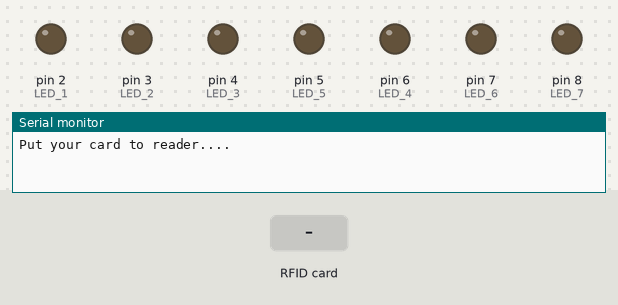
This sketch was run on a simulated Arduino Uno, built with avr-gcc and run on an emulated ATmega328P. Shown: output pins drawn as LEDs (lit = HIGH), the last lines printed to the serial monitor. The test bench sets the inputs (shaded band). Pins used as bus, display or sensor lines are not drawn.

Above: at 1.2 s.
1.3 s: RFID card 63 CB 54 18 held to the reader
At 2.1 s:
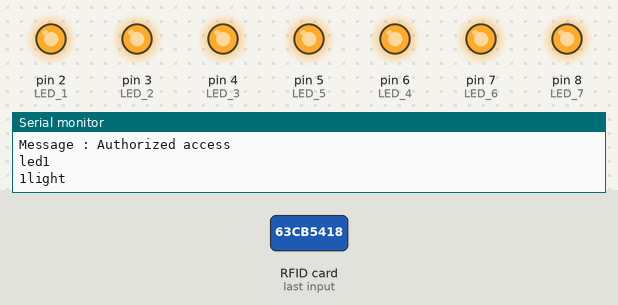
3.3 s: RFID card F3 52 91 18 held to the reader
At 5.0 s:
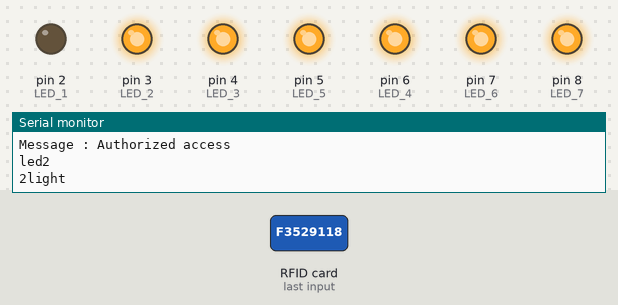
5.8 s: RFID card E3 9A 5B 18 held to the reader
At 7.9 s:
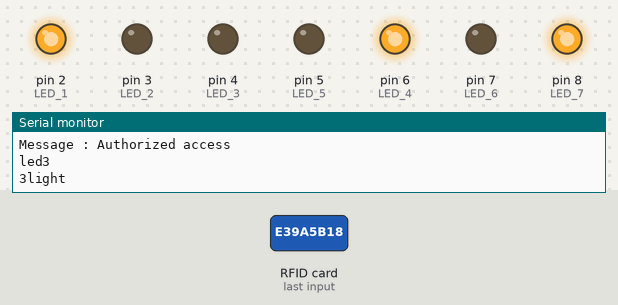
Timing chart, 0 to 40.4 s (numbered marks = the images above; inputs shaded):
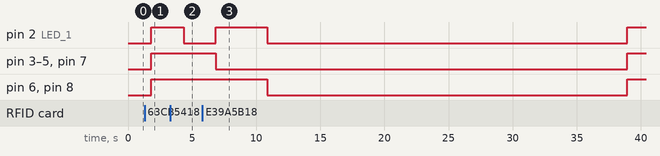

The sketch:

RC522-1.ino
```cpp
//#include <MFRC522.h>
//#include <MFRC522Extended.h>
//#include <deprecated.h>
//#include <require_cpp11.h>


#include <Timer.h>
#include <SPI.h>
#include <MFRC522.h>                //含入程式庫”MFRC522.h”


#define SS_PIN 10                   //RC522 NSS 連接 Arduino pin 10
#define RST_PIN 9                   //RC522 RST 連接 Arduino pin 9
#define LED_1 2
#define LED_2 3
#define LED_3 4
#define LED_4 6
#define LED_5 5
#define LED_6 7
#define LED_7 8


#define Card1 "63 CB 54 18"
#define Card2 "F3 52 91 18" //C1 21 AF 89  //F3 52 91 18
#define Card3 "E3 9A 5B 18" //33 5A 90 0F  //E3 9A 5B 18
#define Card8 "2A 36 4A 17" //73 FC 5A 18  //2A 36 4A 17
#define Card5 "13 19 47 18"
#define Card6 "34 3B 5A 50"
#define Card7 "13 98 4D A9"

                   //蜂鳴器正極 連接 Arduino pin 2
MFRC522 mfrc522(SS_PIN, RST_PIN);   // Create MFRC522 instance.


Timer t; //計時器
int count=0; //秒數
bool timer ;
bool cardRead ;
int countdownT=2;
bool Onmode ;
int modecount=60 ;


void setup()
{
  Serial.begin(9600);
                // Initiate a serial communication
  SPI.begin();                       // Initiate  SPI bus
  mfrc522.PCD_Init();                // Initiate MFRC522

  pinMode(LED_1, OUTPUT);
  pinMode(LED_2, OUTPUT);
  pinMode(LED_3, OUTPUT);
  pinMode(LED_4, OUTPUT);
  pinMode(LED_5, OUTPUT);
  pinMode(LED_6, OUTPUT);
  pinMode(LED_7, OUTPUT);


  t.every(1000,WriteToSerial);  //啟動器時器


  Serial.println("Put your card to reader....");


}


void loop()
{

  if(timer)
  {

    t.update();

  }

  // Look for new cards
  if ( ! mfrc522.PICC_IsNewCardPresent())
    {


      return;
    }
  // Select one of the cards
  if ( ! mfrc522.PICC_ReadCardSerial())
  {
       return;
  }
  //Show UID on serial monitor
  Serial.print("UID tag :");
  String content= "";
  byte letter;
  for (byte i = 0; i < mfrc522.uid.size; i++)
  {
     Serial.print(mfrc522.uid.uidByte[i] < 0x10 ? " 0" : " ");
     Serial.print(mfrc522.uid.uidByte[i], HEX);
     content.concat(String(mfrc522.uid.uidByte[i] < 0x10 ? " 0" : " "));
     content.concat(String(mfrc522.uid.uidByte[i], HEX));
  }
  Serial.println();
  Serial.print("Message : ");

  content.toUpperCase();
  delay(500);

      //---------------le1
    if (content.substring(1) == Card1||mfrc522.PICC_ReadCardSerial())                     //在此鍵入讓房門打開的 IC 卡片 ID 碼
    {
      count=0;

      Serial.println("Authorized access");
      Serial.println("led1");
      Serial.println();
      ledlight1();
      timer=true;
      cardRead=true;
      delay(2000);


    }


      //---------------le2
    if (content.substring(1) == Card2||mfrc522.PICC_ReadCardSerial())                     //在此鍵入讓房門打開的 IC 卡片 ID 碼
    {
      count=0;

      Serial.println("Authorized access");
      Serial.println("led2");
      Serial.println();

      ledlight2();
      timer=true;
      cardRead=true;
      delay(2000);


    }
  //---------------le3
    if (content.substring(1) == Card3||mfrc522.PICC_ReadCardSerial())
    {
      count=0;

      Serial.println("Authorized access");
      Serial.println("led3");
      Serial.println();
      ledlight3();
      timer=true;
      cardRead=true;
      delay(2000);


    }
    //---------------le4
    if(content.substring(1) == Card8||mfrc522.PICC_ReadCardSerial())
    {
      count=0;

      Serial.println("Authorized access");
      Serial.println("led8");
      Serial.println();
      ledlight8();
      timer=true;
      cardRead=true;
      delay(2000);


    }
    //---------------le5
    if (content.substring(1) == Card5||mfrc522.PICC_ReadCardSerial())
    {
      count=0;

      Serial.println("Authorized access");
      Serial.println("led5");
      Serial.println();
      ledlight5();
      timer=true;
      cardRead=true;
      delay(2000);


    }

    //------------led6
      if (content.substring(1) == Card6||mfrc522.PICC_ReadCardSerial())                     //在此鍵入讓房門打開的 IC 卡片 ID 碼
    {
      count=0;

      Serial.println("Authorized access");
      Serial.println("led6");
      Serial.println();
      ledlight6();
      timer=true;
      cardRead=true;
      delay(2000);


    }
    //-------------led7
    if (content.substring(1) == Card7||mfrc522.PICC_ReadCardSerial())                     //在此鍵入讓房門打開的 IC 卡片 ID 碼
    {
      count=0;

      Serial.println("Authorized access");
      Serial.println("led 7");
      Serial.println();
      ledlight7();
      timer=true;
      cardRead=true;
      delay(2000);


    }
  }


void WriteToSerial()
  {

    Serial.println(count);
    count++;
    if(!Onmode)
      {
        if(count>countdownT)
            {
            //Serial.println("offmode");
            offlight();


            }

      }
      if(count>30)
      {
        Serial.println("onmode");
        onlight();
        timer=false;
        count=0;
        Onmode=false;

      }


  ReadCard();
  if(cardRead)
    {
      Onmode=false;
    }else
    {

    }

}


void ReadCard()
  {

  }


void offlight()
    {

        digitalWrite(LED_1, LOW);
        digitalWrite(LED_2, LOW);
        digitalWrite(LED_3, LOW);
        digitalWrite(LED_4, LOW);
        digitalWrite(LED_5, LOW);
        digitalWrite(LED_6, LOW);
        digitalWrite(LED_7, LOW);

        cardRead=false;
        Serial.println("offlight");


    }
void onlight()
    {

        ledlight1();
        cardRead=false;


    }
void ledlight1()
  {
      digitalWrite(LED_1, HIGH);
      digitalWrite(LED_2, HIGH);
      digitalWrite(LED_3, HIGH);
      digitalWrite(LED_4, HIGH);
      digitalWrite(LED_5, HIGH);
      digitalWrite(LED_6, HIGH);
      digitalWrite(LED_7, HIGH);
      Serial.println("1light");
      //delay(500);
  }
void ledlight2()
    {
        digitalWrite(LED_1, LOW);
        digitalWrite(LED_2, HIGH);
        digitalWrite(LED_3, HIGH);
        digitalWrite(LED_4, HIGH);
        digitalWrite(LED_5, HIGH);
        digitalWrite(LED_6, HIGH);
        digitalWrite(LED_7, HIGH);
        Serial.println("2light");
        //delay(500);
    }
void ledlight3()
  {
      digitalWrite(LED_1, HIGH);
      digitalWrite(LED_2, LOW);
      digitalWrite(LED_3, LOW);
      digitalWrite(LED_4, HIGH);
      digitalWrite(LED_5, LOW);
      digitalWrite(LED_6, LOW);
      digitalWrite(LED_7, HIGH);
      Serial.println("3light");
      //delay(500);
  }
void ledlight8()
    {
        digitalWrite(LED_1, LOW);
        digitalWrite(LED_2, HIGH);
        digitalWrite(LED_3, HIGH);
        digitalWrite(LED_4, LOW);
        digitalWrite(LED_5, HIGH);
        digitalWrite(LED_6, HIGH);
        digitalWrite(LED_7, LOW);
        Serial.println("8light");
        //delay(500);
    }
void ledlight5()
  {
      digitalWrite(LED_1, LOW);
      digitalWrite(LED_2, HIGH);
      digitalWrite(LED_3, HIGH);
      digitalWrite(LED_4, LOW);
      digitalWrite(LED_5, LOW);
      digitalWrite(LED_6, LOW);
      digitalWrite(LED_7, HIGH);
      Serial.println("5light");

  }
void ledlight6()
  {
      digitalWrite(LED_1, LOW);
      digitalWrite(LED_2, LOW);
      digitalWrite(LED_3, LOW);
      digitalWrite(LED_4, LOW);
      digitalWrite(LED_5, HIGH);
      digitalWrite(LED_6, LOW);
      digitalWrite(LED_7, LOW);
      Serial.println("6light");
      //(500);
  }
void ledlight7()
  {
      digitalWrite(LED_1, LOW);
      digitalWrite(LED_2, LOW);
      digitalWrite(LED_3, LOW);
      digitalWrite(LED_4, LOW);
      digitalWrite(LED_5, LOW);
      digitalWrite(LED_6, HIGH);
      digitalWrite(LED_7, LOW);
      Serial.println("7light");
      //delay(500);
  }
```

Measured:
- after the input at 1.3 s, pin 2 (LED_1), pin 3 (LED_2), pin 4 (LED_3), pin 5 (LED_5), pin 6 (LED_4), pin 7 (LED_6), pin 8 (LED_7): LOW → HIGH after 0.51 s
- after the input at 3.3 s, pin 2 (LED_1): HIGH → LOW after 1.0 s
- after the input at 5.8 s, pin 2 (LED_1): LOW → HIGH after 1.1 s instead of 30.6 s
